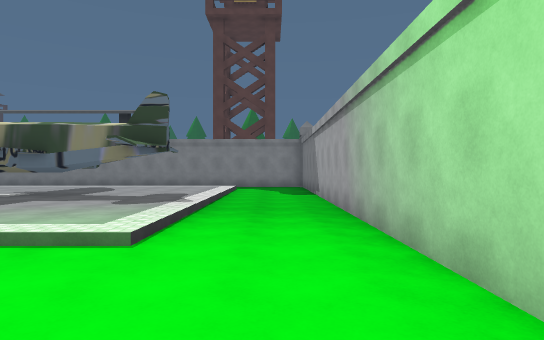
view 1 (above)

24 first-person views from a walk through a 3-D level made in the Unity game engine. The camera is 1.5 m above the floor, looks level and sees 75° across. The floor is counted in squares, 2 m on a side. Each view is taken from the middle of a square. On the plan, view 1 faces up. The plan holds only what a view shows up to about 11 squares ahead; the rest is blank. The place goes on beyond the plan. Some surface patterns are stand-ins.

view 2
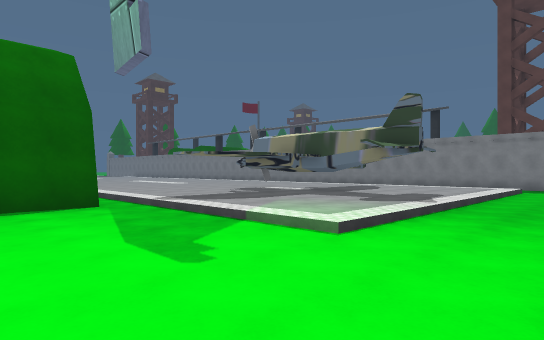

view 3
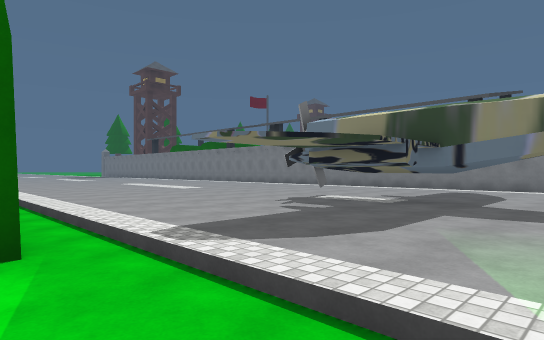

view 4
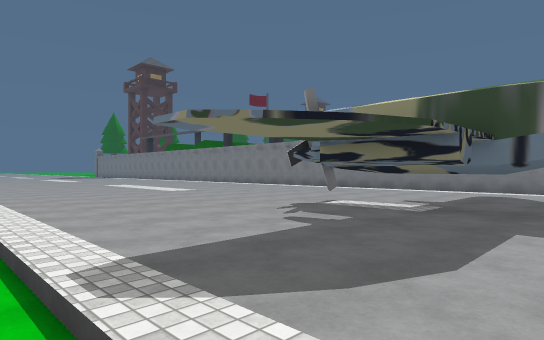

view 5
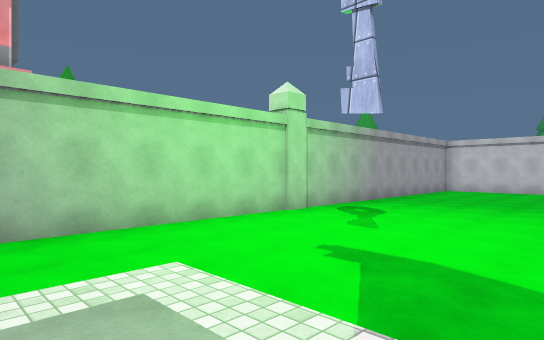

view 6
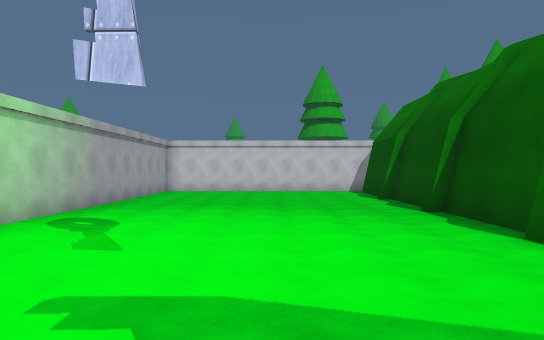

view 7
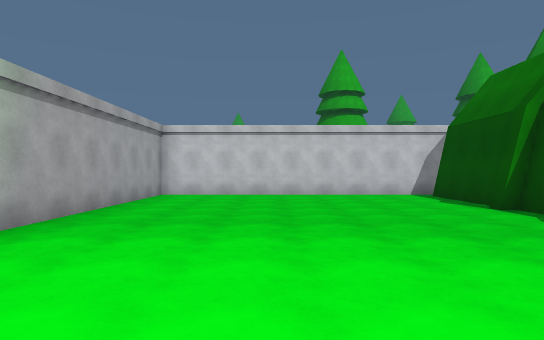

view 8
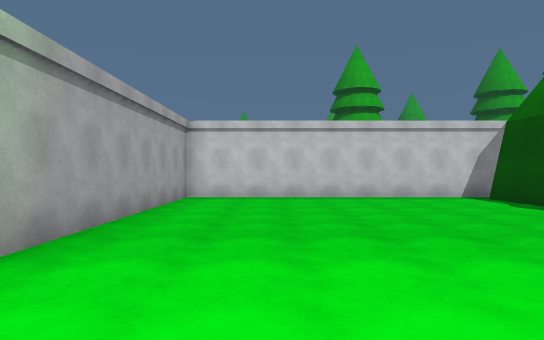

view 9
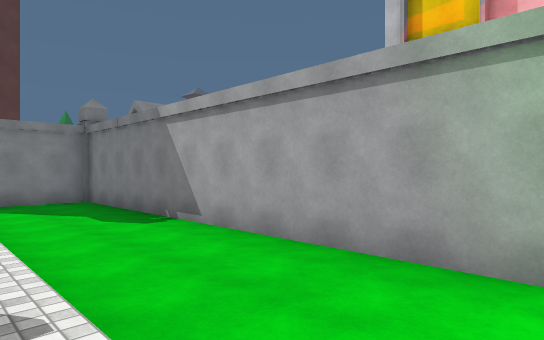

view 10
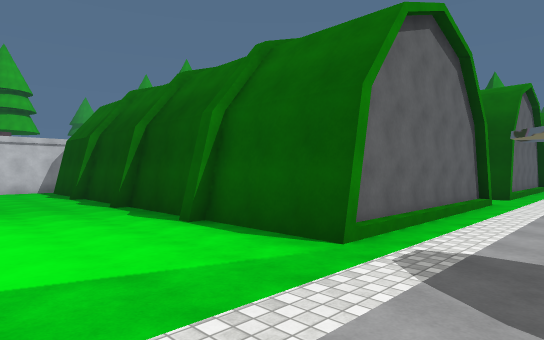

view 11
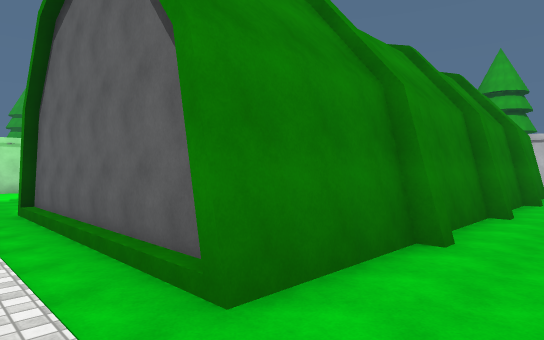

view 12
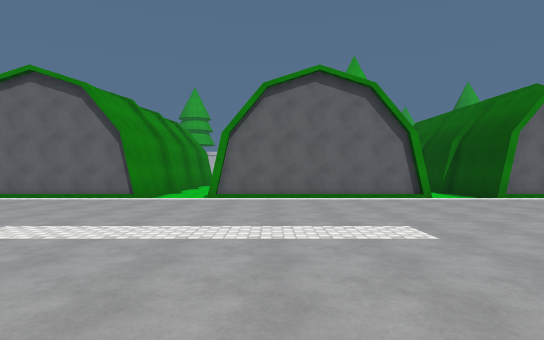

view 13
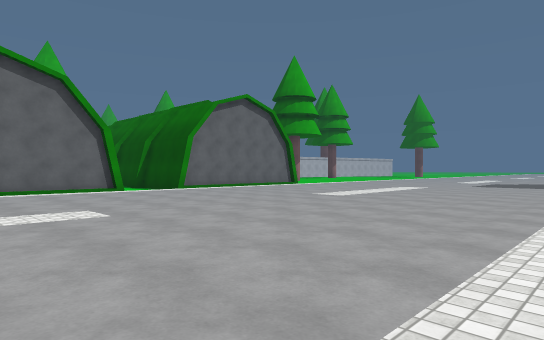

view 14
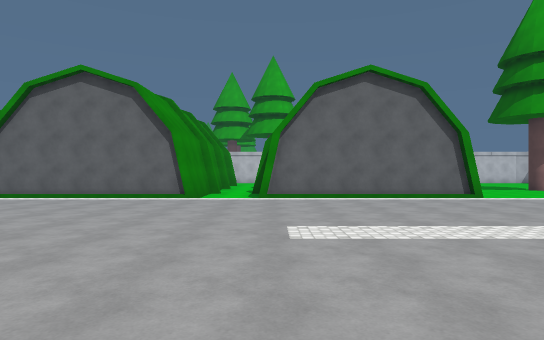

view 15
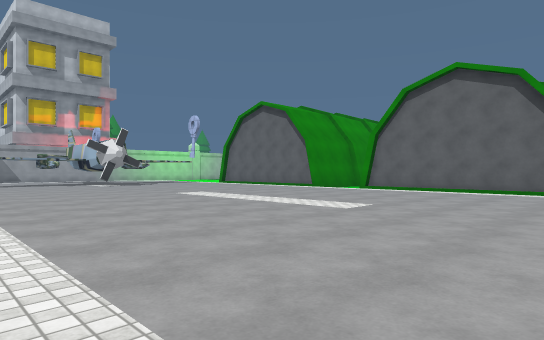

view 16
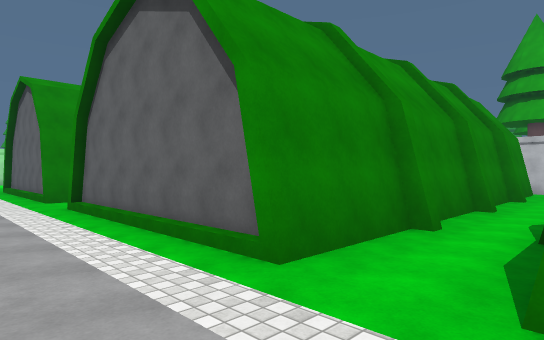

view 17
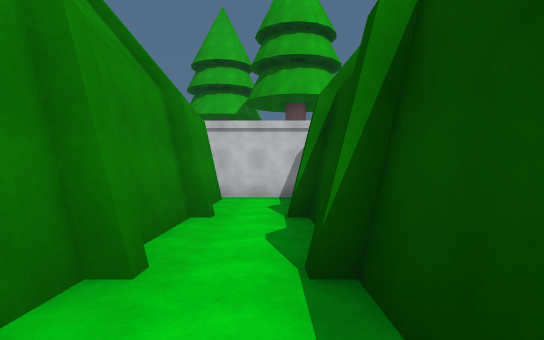

view 18
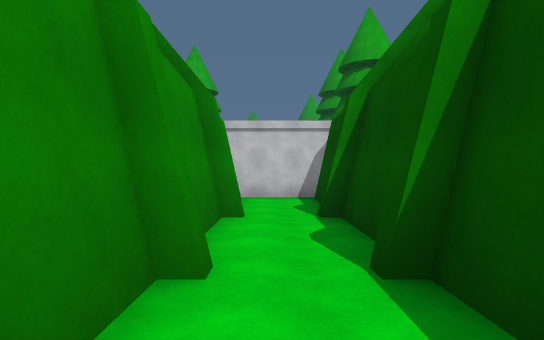

view 19
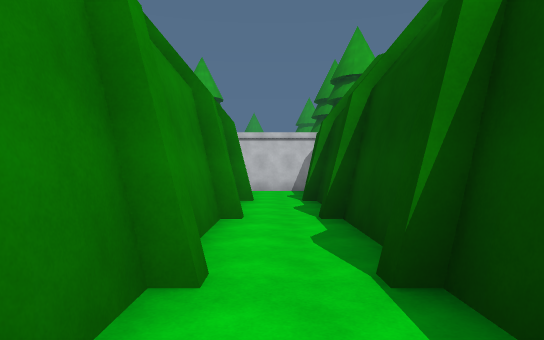

view 20
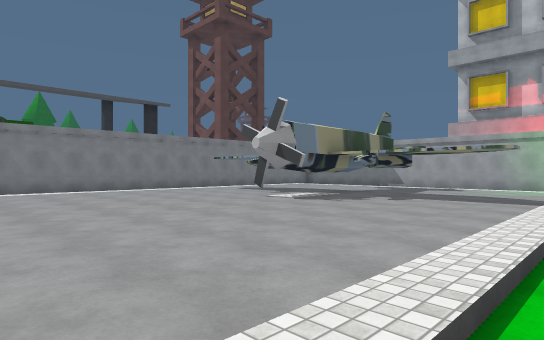

view 21
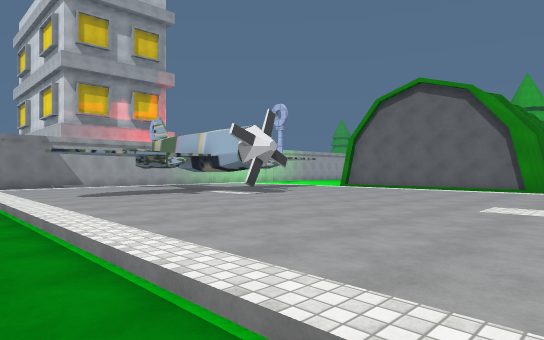

view 22
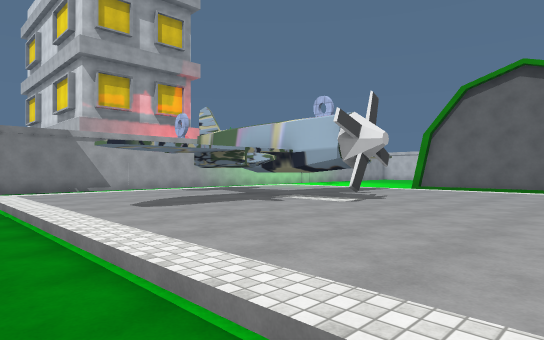

view 23
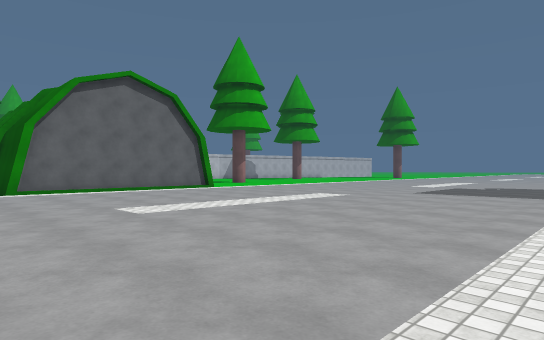

view 24
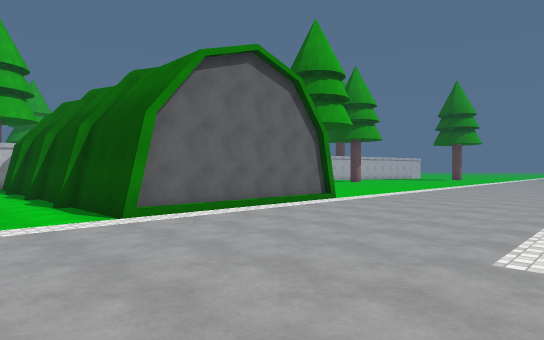

### Floor plan
Key: @ floor where view 1 was taken; # wall or solid block; . main floor; - floor 0.25 m lower than the main floor; / step, stairs or slope; T thing the floor can be seen under or through.
Columns run from 30 left of view 1 to 2 right of it. Each row starts with its distance up from view 1.
 15                - ------      ---#
 14     ////////// //////////////---#
 13 .............................---#
 12 .............................---#
 11 .............................---#
 10 .......................TT....---#
  9 ......................TTTT...---#
  8 ......................T......---#
  7 .......................##....---#
  6 .............................---#
  5 .............................---#
  4 .............................---#
  3  -------------------------------#
  2 #######--######--#######--------#
  1       #--#    #--#     #--------#
  0       #--#    #--#     #------@-#
 -1       #--#    ##-#     #--------#
 -2       #--#    #--#     #--------#
 -3       #--#    #--#     #--------#
 -4       #--#    ##-#     #--------#
 -5       #--#    #--#     #--------#
 -6       #--#    #--#     #--------#
 -7       #--#    ##-#     #--------#
 -8        --#     --#     #--------#
 -9        --#    #--#     #--------#
-10        --#    #--#     #--------#
-11       ####    ####     ##########

Positions as (right, up) in squares from view 1, and headings:
1: (0, 0), facing up
2: (1, 0), facing up-left
3: (-3, 2), facing up-left
4: (-4, 3), facing up-left
5: (-4, 5), facing down-right
6: (-3, 4), facing down
7: (-2, 0), facing down
8: (-1, -1), facing down
9: (-2, 5), facing up-right
10: (-3, 5), facing down-left
11: (-15, 4), facing down-right
12: (-17, 13), facing down
13: (-17, 14), facing down-left
14: (-24, 13), facing down
15: (-22, 14), facing down-right
16: (-24, 5), facing down-right
17: (-23, -1), facing down
18: (-14, -1), facing down
19: (-14, 2), facing down
20: (-14, 3), facing up-right
21: (-15, 15), facing down-right
22: (-12, 15), facing down-right
23: (-22, 14), facing down-left
24: (-21, 9), facing down-left
